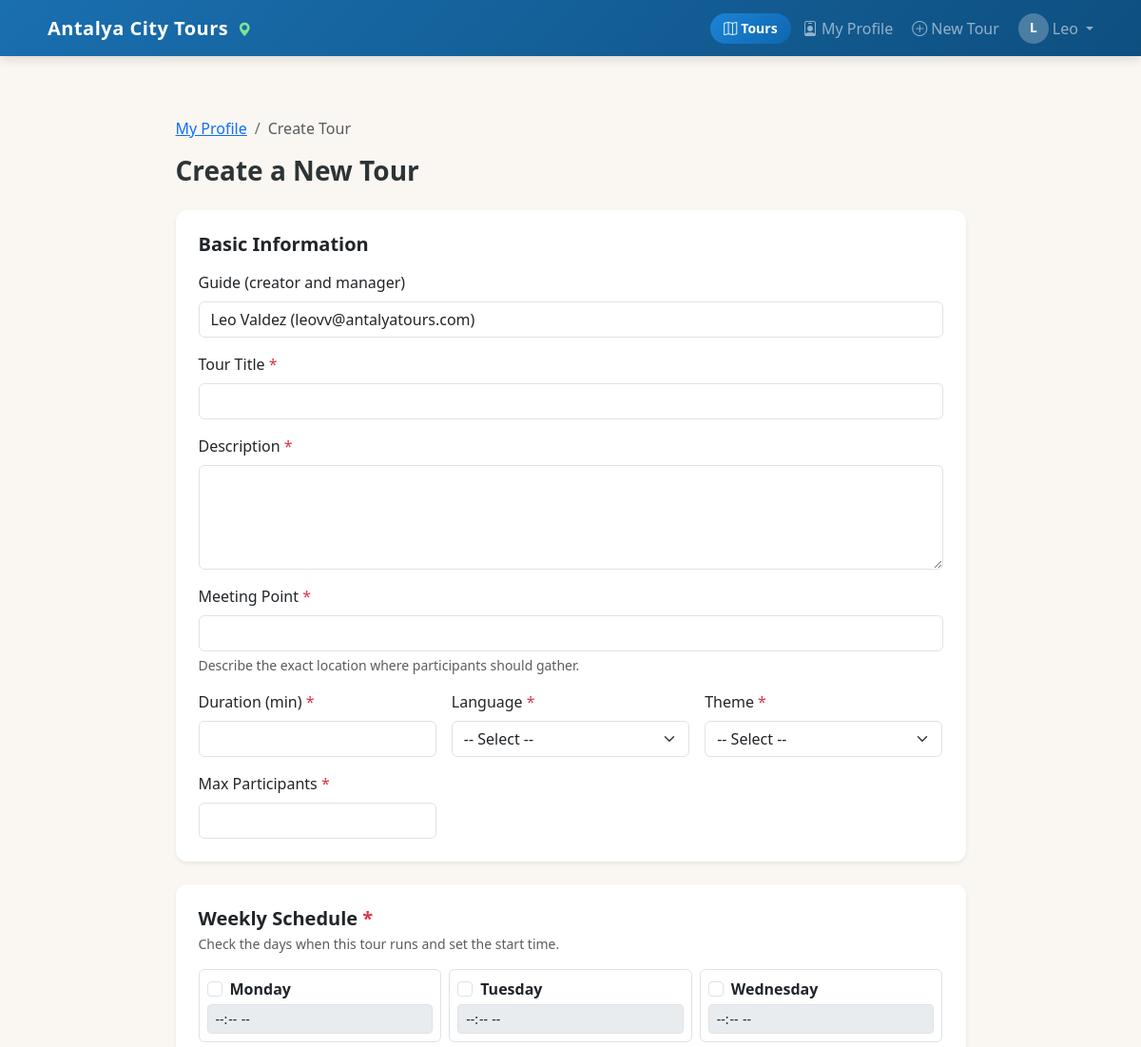
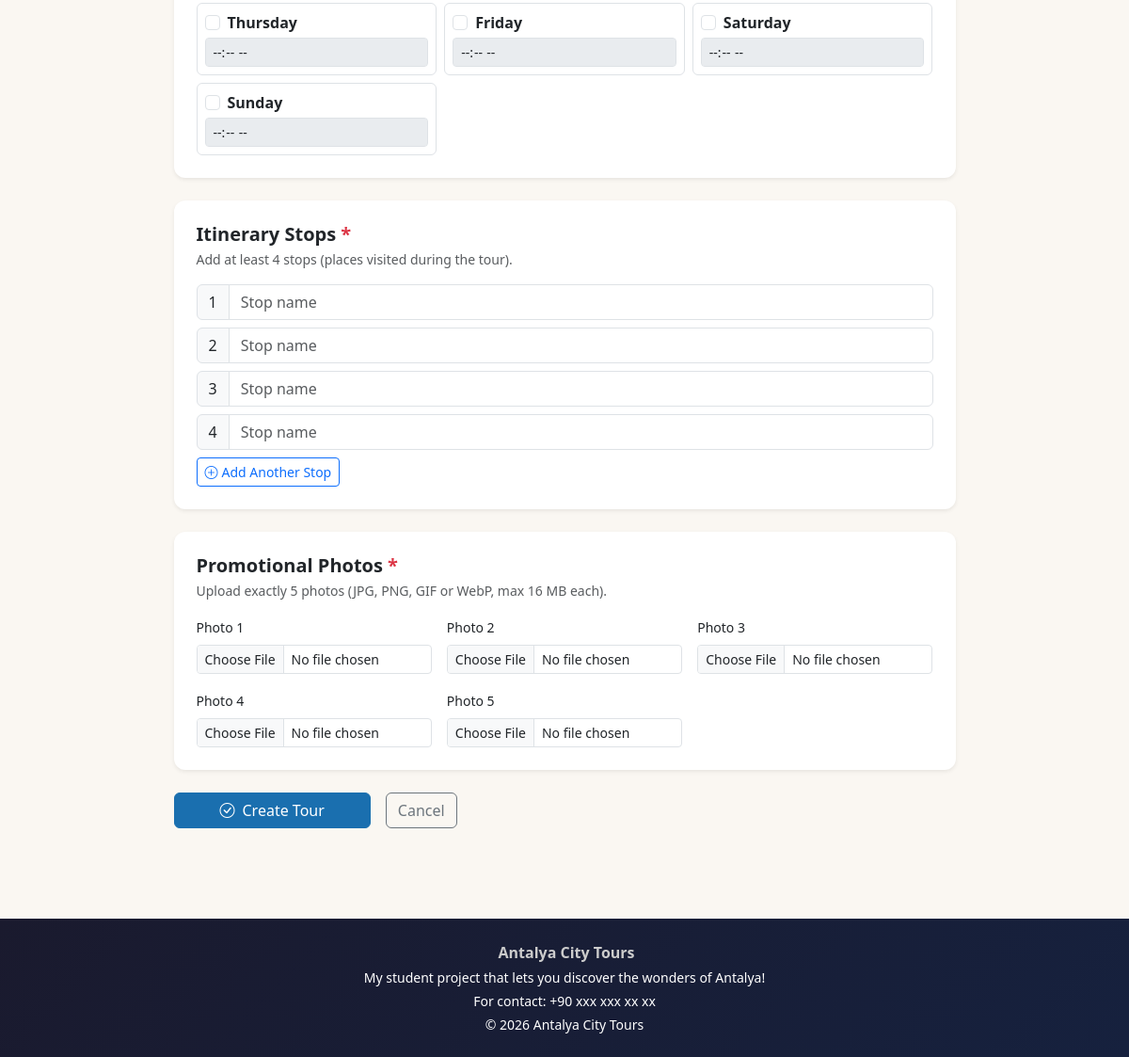
/create_tour (signed in), run on the app's committed database (2 pictures, top to bottom).
### tables this page shows
CREATE TABLE users (
            id            INTEGER PRIMARY KEY AUTOINCREMENT,
            first_name    TEXT NOT NULL,
            last_name     TEXT NOT NULL,
            email         TEXT NOT NULL UNIQUE,
            password_hash TEXT NOT NULL,
            role          TEXT NOT NULL CHECK(role IN ('guide','participant','admin'))
        );

### app.py (the view, shortened to what this page needs)
@app.route('/create_tour', methods=['GET', 'POST'])
@login_required
def create_tour():
    if not current_user.is_guide():
        abort(403)
    db = get_db()
    guide_langs = [r['language'] for r in db.execute(
        'SELECT language FROM guide_languages WHERE guide_id = ?', (current_user.id,)
    ).fetchall()]
    db.close()
    return render_template('create_tour.html', languages=guide_langs, themes=THEMES,
                           days=DAYS_OF_WEEK)

### templates/create_tour.html (shortened to what this page needs)
{% extends 'base.html' %}
{% block content %}
<div class="container py-5">
    <div class="row justify-content-center">
        <div class="col-lg-9">
            <nav aria-label="breadcrumb" class="mb-3">
                <ol class="breadcrumb">
                    <li class="breadcrumb-item"><a href="{{ url_for('guide_profile') }}">My Profile</a></li>
                    <li class="breadcrumb-item active">Create Tour</li>
                </ol>
            </nav>
            <h1 class="h3 fw-bold mb-4">Create a New Tour</h1>
            <form method="post" action="{{ url_for('create_tour') }}"
                  enctype="multipart/form-data" id="tourForm" novalidate>
                <div class="card border-0 shadow-sm mb-4">
                    <div class="card-body p-4">
                        <h2 class="h5 fw-bold mb-3">Basic Information</h2>
                        <div class="mb-3">
                            <label class="form-label">Guide (creator and manager)</label>
                            <input type="text" class="form-control" value="{{ current_user.full_name() }} ({{ current_user.email }})" readonly>
                        </div>
                        <div class="mb-3">
                            <label for="title" class="form-label">Tour Title <span class="text-danger">*</span></label>
                            <input type="text" id="title" name="title" class="form-control"
                                   required maxlength="200"
                                   value="{{ request.form.get('title', '') }}">
                        </div>
                        <div class="mb-3">
                            <label for="description" class="form-label">
                                Description <span class="text-danger">*</span>
                            </label>
                            <textarea id="description" name="description" class="form-control"
                                      rows="4" required>{{ request.form.get('description', '') }}</textarea>
                        </div>
                        <div class="mb-3">
                            <label for="meeting_point" class="form-label">
                                Meeting Point <span class="text-danger">*</span>
                            </label>
                            <input type="text" id="meeting_point" name="meeting_point"
                                   class="form-control" required maxlength="300"
                                   value="{{ request.form.get('meeting_point', '') }}">
                            <div class="form-text">Describe the exact location where participants should gather.</div>
                        </div>
                        <div class="row g-3">
                            <div class="col-sm-4">
                                <label for="duration" class="form-label">
                                    Duration (min) <span class="text-danger">*</span>
                                </label>
                                <input type="number" id="duration" name="duration"
                                       class="form-control" required min="15" max="600"
                                       value="{{ request.form.get('duration', '') }}">
                            </div>
                            <div class="col-sm-4">
                                <label for="language" class="form-label">
                                    Language <span class="text-danger">*</span>
                                </label>
                                <select id="language" name="language" class="form-select" required>
                                    <option value="">-- Select --</option>
                                </select>
                            </div>
                            <div class="col-sm-4">
                                <label for="theme" class="form-label">
                                    Theme <span class="text-danger">*</span>
                                </label>
                                <select id="theme" name="theme" class="form-select" required>
                                    <option value="">-- Select --</option>
                                </select>
                            </div>
                            <div class="col-sm-4">
                                <label for="max_participants" class="form-label">
                                    Max Participants <span class="text-danger">*</span>
                                </label>
                                <input type="number" id="max_participants" name="max_participants"
                                       class="form-control" required min="1" max="200"
                                       value="{{ request.form.get('max_participants', '') }}">
                            </div>
                        </div>
                    </div>
                </div>
                <div class="card border-0 shadow-sm mb-4">
                    <div class="card-body p-4">
                        <h2 class="h5 fw-bold mb-1">Weekly Schedule <span class="text-danger">*</span></h2>
                        <p class="text-muted small mb-3">Check the days when this tour runs and set the start time.</p>
                        <div class="row g-2">
                            {% for day in days %}
                                <div class="col-sm-6 col-md-4">
                                    <div class="schedule-day border rounded p-2">
                                        <div class="form-check mb-1">
                                            <input class="form-check-input day-check" type="checkbox"
                                                   name="schedule_days" value="{{ day }}"
                                                   id="day_{{ day }}"
                                                   {% if day in request.form.getlist('schedule_days') %}checked{% endif %}>
                                            <label class="form-check-label fw-semibold" for="day_{{ day }}">{{ day }}</label>
                                        </div>
                                        <input type="time" name="time_{{ day }}"
                                               id="time_{{ day }}" class="form-control form-control-sm"
                                               value="{{ request.form.get('time_' + day, '') }}"
                                               {% if day not in request.form.getlist('schedule_days') %}disabled{% endif %}>
                                    </div>
                                </div>
                            {% endfor %}
                        </div>
                    </div>
                </div>
                <div class="card border-0 shadow-sm mb-4">
                    <div class="card-body p-4">
                        <h2 class="h5 fw-bold mb-1">
                            Itinerary Stops <span class="text-danger">*</span>
                        </h2>
                        <p class="text-muted small mb-3">Add at least 4 stops (places visited during the tour).</p>
                        <div id="stopsContainer">
                            {% set prev_stops = request.form.getlist('stop') %}
                            {% set min_stops = 4 %}
                            {% for i in range([prev_stops|length, min_stops]|max) %}
                                <div class="input-group mb-2 stop-row">
                                    <span class="input-group-text stop-num">{{ loop.index }}</span>
                                    <input type="text" name="stop" class="form-control"
                                           placeholder="Stop name"
                                           value="{{ prev_stops[loop.index0] if loop.index0 < prev_stops|length else '' }}"
                                           required>
                                </div>
                            {% endfor %}
                        </div>
                        <button type="button" id="addStop" class="btn btn-outline-primary btn-sm">
                            <i class="bi bi-plus-circle me-1"></i>Add Another Stop
                        </button>
                    </div>
                </div>
                <div class="card border-0 shadow-sm mb-4">
                    <div class="card-body p-4">
                        <h2 class="h5 fw-bold mb-1">
                            Promotional Photos <span class="text-danger">*</span>
                        </h2>
                        <p class="text-muted small mb-3">Upload exactly 5 photos (JPG, PNG, GIF or WebP, max 16 MB each).</p>
                        <div class="row g-3">
                            {% for i in range(1, 6) %}
                                <div class="col-sm-6 col-md-4">
                                    <label for="photo{{ i }}" class="form-label small">Photo {{ i }}</label>
                                    <input type="file" id="photo{{ i }}" name="photos"
                                           class="form-control form-control-sm photo-input"
                                           accept="image/*" required>
                                </div>
                            {% endfor %}
                        </div>
                    </div>
                </div>
                <div class="d-flex gap-3">
                    <button type="submit" class="btn btn-primary px-5">
                        <i class="bi bi-check-circle me-2"></i>Create Tour
                    </button>
                    <a href="{{ url_for('guide_profile') }}" class="btn btn-outline-secondary">Cancel</a>
                </div>
            </form>
        </div>
    </div>
</div>
{% endblock %}

### templates/base.html (shortened to what this page needs)
<!DOCTYPE html>
<html lang="en">
<head>
    <link rel="stylesheet" href="https://cdn.jsdelivr.net/npm/bootstrap@5.3.2/dist/css/bootstrap.min.css">
    <link rel="stylesheet" href="https://cdn.jsdelivr.net/npm/bootstrap-icons@1.11.3/font/bootstrap-icons.css">
    <link rel="stylesheet" href="{{ url_for('static', filename='css/style.css') }}">
</head>
<body>
<nav class="navbar navbar-expand-lg navbar-dark site-nav">
    <div class="container">
        <a class="navbar-brand" href="{{ url_for('index') }}">
            Antalya City Tours
            <i class="bi bi-geo-alt-fill ms-1 brand-extra-icon" aria-hidden="true"></i>
        </a>
        <div class="collapse navbar-collapse" id="navMain">
            <ul class="navbar-nav ms-auto align-items-lg-center gap-lg-1">
                <li class="nav-item">
                    <a class="btn btn-sm nav-pill nav-pill-tours" href="{{ url_for('index') }}">
                        <i class="bi bi-map me-1"></i>Tours
                    </a>
                </li>
                {% if current_user.is_authenticated %}
                    {% if current_user.role == 'guide' %}
                        <li class="nav-item">
                            <a class="nav-link" href="{{ url_for('guide_profile') }}">
                                <i class="bi bi-person-badge me-1"></i>My Profile
                            </a>
                        </li>
                        <li class="nav-item">
                            <a class="nav-link" href="{{ url_for('create_tour') }}">
                                <i class="bi bi-plus-circle me-1"></i>New Tour
                            </a>
                        </li>
                    {% elif current_user.role == 'participant' %}
                        <li class="nav-item">
                            <a class="nav-link" href="{{ url_for('participant_profile') }}">
                                <i class="bi bi-calendar-check me-1"></i>My Reservations
                            </a>
                        </li>
                    {% elif current_user.role == 'admin' %}
                        <li class="nav-item">
                            <a class="nav-link" href="{{ url_for('admin') }}">
                                <i class="bi bi-shield-lock me-1"></i>Admin Panel
                            </a>
                        </li>
                    {% endif %}
                    <li class="nav-item dropdown">
                        <a class="nav-link dropdown-toggle d-flex align-items-center gap-1"
                           href="#" role="button" data-bs-toggle="dropdown" aria-expanded="false">
                            <span class="avatar-circle">{{ current_user.first_name[0] }}</span>
                            {{ current_user.first_name }}
                        </a>
                    </li>
                {% endif %}
            </ul>
        </div>
    </div>
</nav>
<main>
    {% block content %}{% endblock %}
</main>
<footer class="site-footer mt-5">
    <div class="container text-center py-4">
        <p class="mb-1 fw-semibold">
            Antalya City Tours
        </p>
        <p class="small text-white mb-0">
            My student project that lets you discover the wonders of Antalya!
        </p>
        <p class="small text-white mt-1 mb-0">For contact: +90 xxx xxx xx xx</p>
        <p class="small text-white mt-1 mb-0">&copy; {{ current_year }} Antalya City Tours</p>
    </div>
</footer>
</body>
</html>

### data on the page
users: first_name "L", first_name "Leo", email "Leo Valdez (leovv@antalyatours.com)"

### other printed values
{{ day }} "Monday" "Tuesday" "Wednesday" "Thursday" "Friday" "Saturday" "Sunday"
{{ i }} "1" "2" "3" "4" "5"
